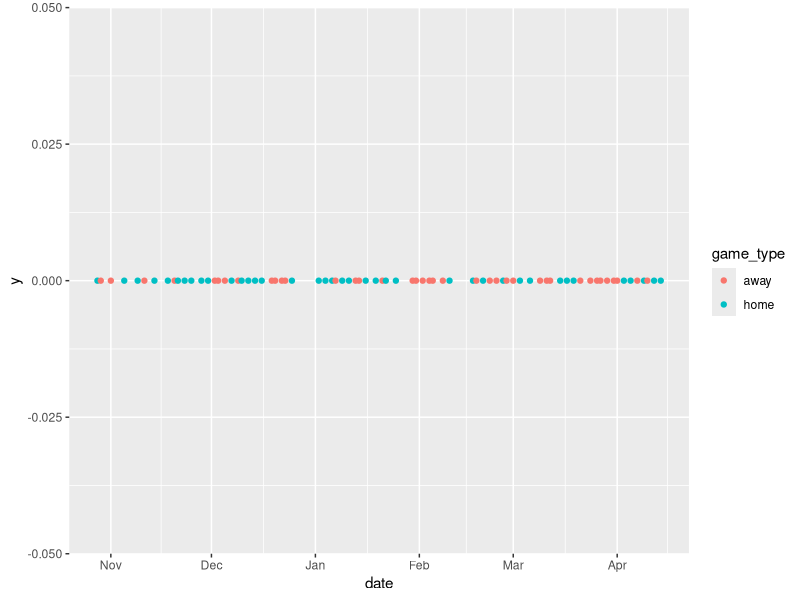
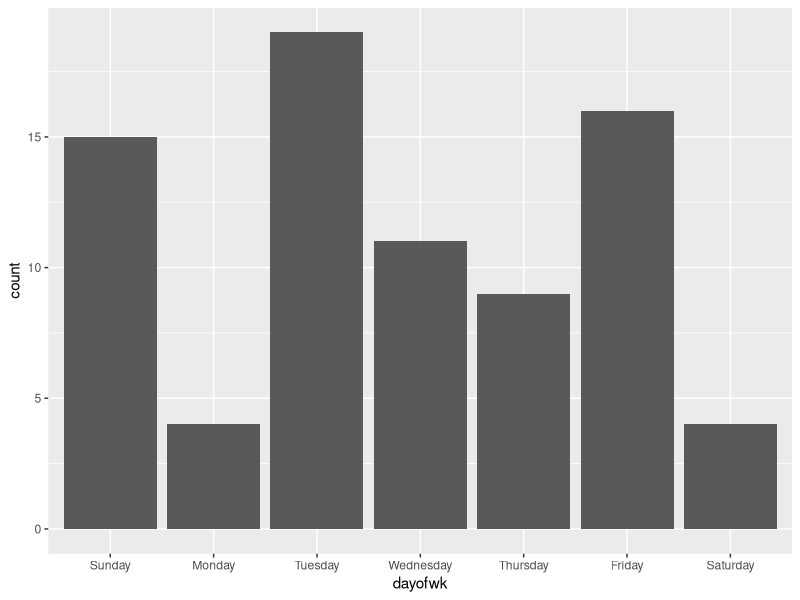
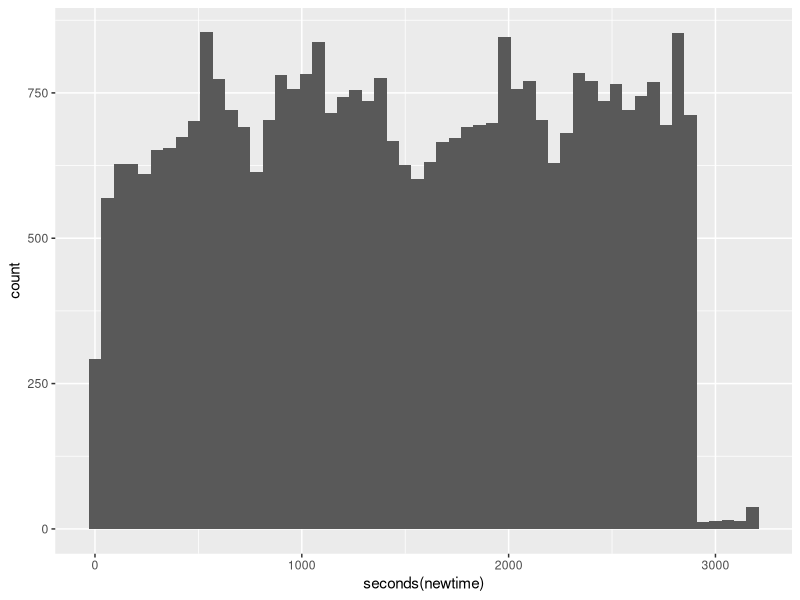
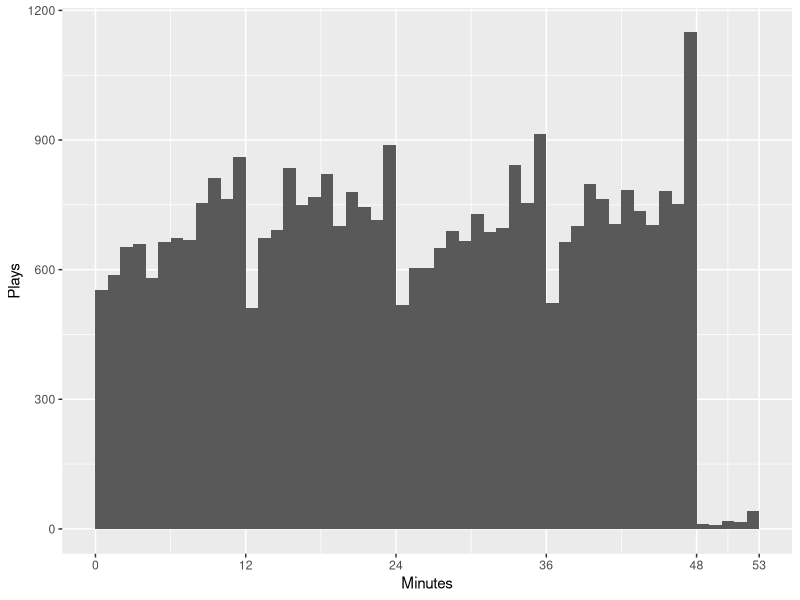
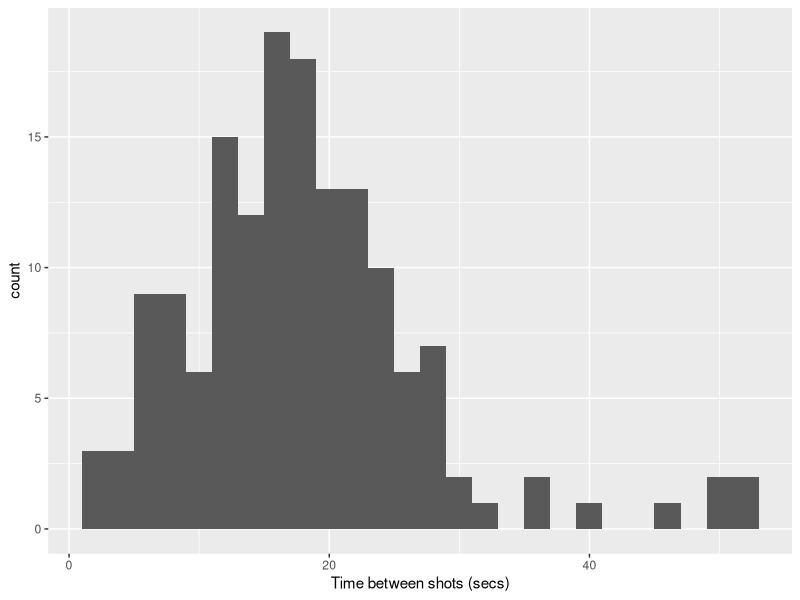
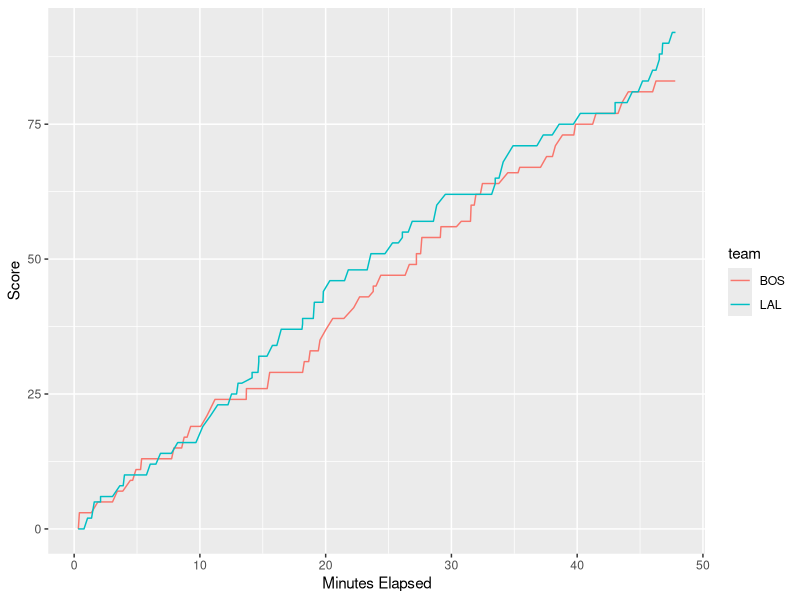

Write R code to recreate these figures, in order.
## ---- chunk 1
# cache = TRUE should speed knitting by making use of
# calculations from previous knits
knitr::opts_chunk$set(echo = TRUE)
## ---- chunk 2
library(tidyverse)
library(lubridate)
library(forcats)
## ---- chunk 3
(date <- ymd("2026-01-01"))
## ---- chunk 4
(date <- date + months(10))
## ---- chunk 5
wday(date, label = TRUE, abbr = FALSE)
## ---- chunk 6
(date <- date + days(4))
## ---- chunk 7
(date <- date + weeks(3))
## ---- chunk 8

## ---- chunk 9
# The following command is useful if you need to re-run all commands during troubleshooting
# It removes previous versions of **lakers** from the local environment
rm(lakers)
# Convert the data set to a tibble for convenience  
lakers <- as_tibble(lakers)  
## ---- chunk 10
glimpse(lakers)
## ---- chunk 11
lakers <- mutate(lakers, date = ymd(date))
head(lakers)
## ---- chunk 12
# Don't worry about the y-scale
lakers |> distinct(date, game_type) |> 
  ggplot(aes(x = date, y = 0, color = game_type)) +
  geom_point()
## ---- chunk 13
lakers |> 
  distinct(date) |>  
  mutate(dayofwk = wday(date, label = TRUE, abbr = FALSE)) |> 
  ggplot(aes(x = dayofwk)) +
  geom_bar()
## ---- chunk 14
lakers <- lakers |> 
  mutate(time = (ms(time)))
head(lakers)
## ---- chunk 15
lakers <- lakers |> 
  mutate(time = as.duration(time))
tail(lakers)
## ---- chunk 16
lakers <- lakers |> 
  mutate(newtime =(dminutes(c(12, 24, 36, 48, 53)[period]) - time))
str(lakers$newtime)
head(lakers)
tail(lakers)
## ---- chunk 17
lakers |>  
  ggplot(aes(x = seconds(newtime))) + 
  geom_histogram(binwidth = 60)
## ---- chunk 18
lakers |>  
  ggplot(aes(x = seconds(newtime)/60)) + 
  geom_histogram(breaks = 0:53) +
  scale_x_continuous(breaks = c(0, 12, 24, 36, 48, 53)) + 
  labs(x = "Minutes", y = "Plays")
## ---- chunk 19
# Filter for the game of interest
game1 <- lakers  |>  
  filter(date == ymd("20081225"))

# Filter for plays involving shot attempts and compute the time between shots using
# the lag function and the newtime duration variable. Remember that duration represents
# the cumulative time in seconds within the game at which the shot took place.
attempts <- game1 |>
  filter(etype == "shot") |>
  mutate(wait = newtime-lag(newtime))
## ---- chunk 20
# 
ggplot(attempts) +
  geom_histogram(aes(x = seconds(wait)), binwidth = 2)+
  labs(x = "Time between shots (secs)")
## ---- chunk 21
game1_scores <- game1 |>
  filter(team != "OFF") |>
  group_by(team) |>
  mutate(score = cumsum(points))
ggplot(game1_scores, aes(x = seconds(newtime)/60, y = score, color = team))+ 
  geom_line() + 
  labs(x = "Minutes Elapsed", y = "Score")
